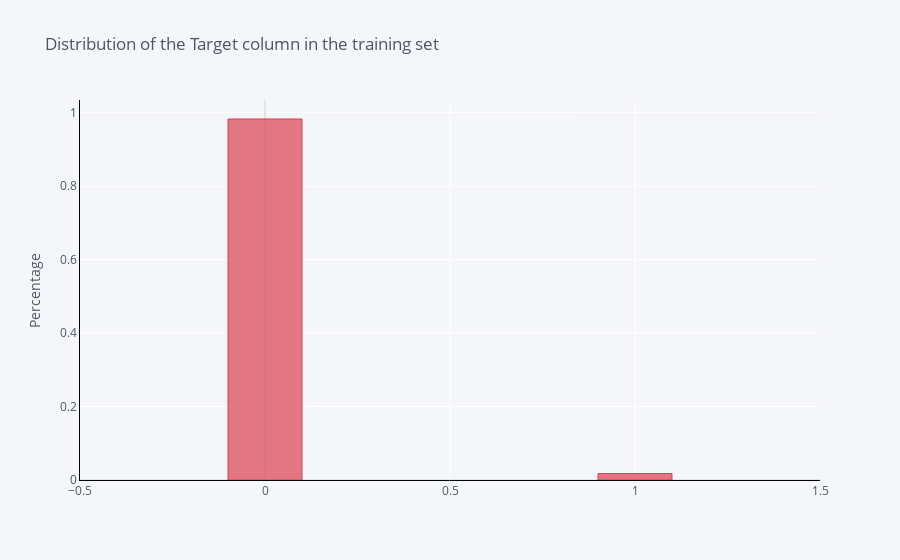

Notebook code for this chart:
### Code cell
train_df['target'].value_counts(normalize=True).iplot(kind='bar',
                                                      yTitle='Percentage', 
                                                      linecolor='black', 
                                                      opacity=0.7,
                                                      color='red',
                                                      theme='pearl',
                                                      bargap=0.8,
                                                      gridcolor='white',
                                                     
                                                      title='Distribution of the Target column in the training set')

### Figure 1 — Plotly figure (JSON) as saved in the notebook; plotly's stock layout.template omitted (floating-point values rounded to 4 significant figures)
{"data": [{"name": "target", "text": "", "y": [0.9824, 0.01763], "marker": {"color": "rgba(219, 64, 82, 0.7)", "line": {"color": "rgba(219, 64, 82, 1.0)", "width": 1}}, "x": [0, 1], "type": "bar", "orientation": "v"}], "layout": {"xaxis": {"tickfont": {"color": "#4D5663"}, "title": {"text": "", "font": {"color": "#4D5663"}}, "showgrid": true, "zerolinecolor": "#E1E5ED", "gridcolor": "white", "linecolor": "black"}, "title": {"text": "Distribution of the Target column in the training set", "font": {"color": "#4D5663"}}, "paper_bgcolor": "#F5F6F9", "plot_bgcolor": "#F5F6F9", "yaxis": {"tickfont": {"color": "#4D5663"}, "title": {"text": "Percentage", "font": {"color": "#4D5663"}}, "showgrid": true, "zerolinecolor": "#E1E5ED", "gridcolor": "white", "linecolor": "black"}, "bargap": 0.8, "legend": {"bgcolor": "#F5F6F9", "font": {"color": "#4D5663"}}}}
